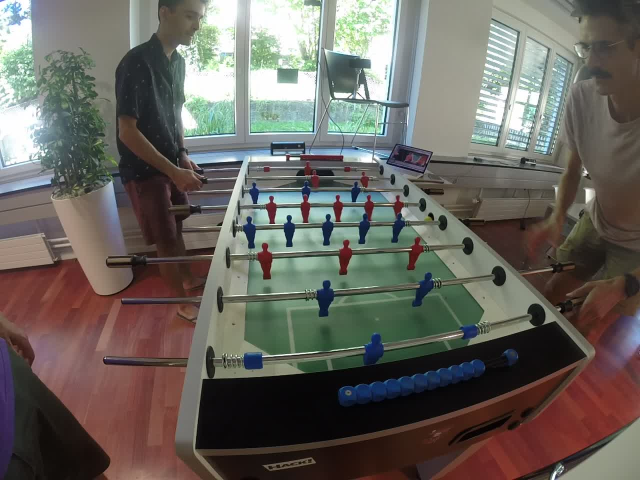
#> input picture raw/images/Lad/GOPRO-LAD-TAKE1-007.jpeg, 1280 x 960 px, given in place of mixed.mp4, which was not available (shown at 1/2 size)
$ python color-detect.py
#> lines starting #> are read from the running program, lines starting #| are printed output that depends on the picture; after the words box and inside, x2 and y2 are one past the last pixel; in counts of white or black regions, pixels touching at a corner belong together; pictures that were not available may be replaced by others from this repository, and a replacement may not be noted
#> further down, frame is the input picture: shape (960, 1280, 3); mean B, G, R 94.2, 100.4, 104.2
# Python code for Multiple Color Detection
# From https://www.geeksforgeeks.org/multiple-color-detection-in-real-time-using-python-opencv/

import numpy as np
import cv2
from timeit import default_timer as timer
from functools import reduce

# Capturing video through webcam
# stream = cv2.VideoCapture('/Users/joao/Desktop/untitled.mov')
stream = cv2.VideoCapture('/Users/joao/Downloads/mixed.mp4')
# stream = cv2.VideoCapture(1)

cv2.namedWindow('stream', cv2.WND_PROP_FULLSCREEN)
# cv2.resizeWindow('stream', 700,700)
cv2.setWindowProperty('stream', cv2.WND_PROP_FULLSCREEN, cv2.WINDOW_FULLSCREEN)

def merge(a, b):
	xa, ya, wa, ha = a
	xb, yb, wb, hb = b
	return (min(xa, xb), ya, max(wa, wb), ha + hb)

def aggregate(rects):
	if len(rects) == 2:
		return rects

	gaps = list(y2 - (y1 + h) for (_, y1, _, h), (_, y2, _, _) in zip(rects, rects[1:]))
	index = gaps.index(max(gaps))
	return [reduce(merge, rects[0:index+1]), reduce(merge, rects[index+1:])]

def render(frame):
	redBoundary = ((50, 312), (170, 820))
	redFrame = frame[redBoundary[0][1]:redBoundary[1][1], redBoundary[0][0]:redBoundary[1][0]]
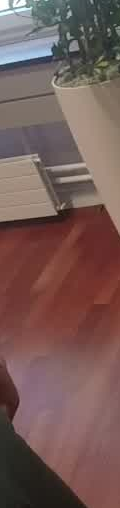
#> redFrame: shape (508, 120, 3); mean B, G, R 86.9, 90.7, 117.2
	cv2.rectangle(frame, (redBoundary[0][0], redBoundary[0][1]), (redBoundary[1][0], redBoundary[1][1]), (255, 255, 255), 1)
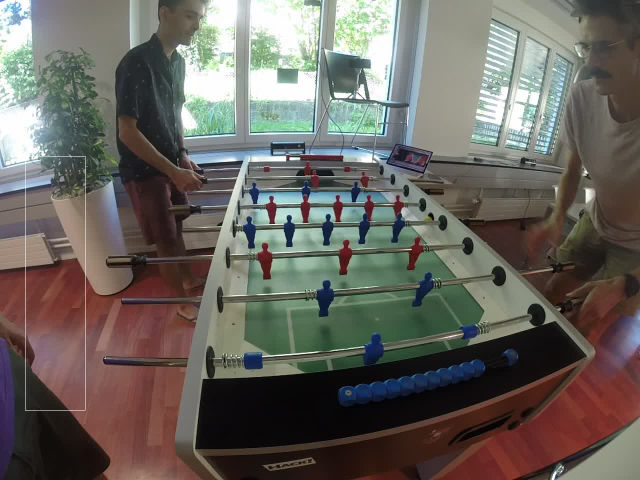
#> frame: shape (960, 1280, 3) (shown at 1/2 size); 0.1% of pixels changed, all inside (x1, y1, x2, y2) = (50, 312, 171, 821)
	redHsvFrame = cv2.cvtColor(redFrame, cv2.COLOR_BGR2HSV)
#> redHsvFrame: shape (508, 120, 3); mean H, S, V 41.1, 75.7, 120.7
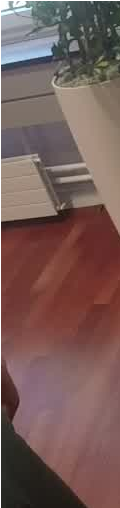
#> redFrame: shape (508, 120, 3); 1.03% of pixels changed, all inside (x1, y1, x2, y2) = (0, 0, 120, 508)

	blueBoundary = ((1650, 318), (1800, 796))
	blueFrame = frame[blueBoundary[0][1]:blueBoundary[1][1], blueBoundary[0][0]:blueBoundary[1][0]]
#> blueFrame = empty array
	cv2.rectangle(frame, (blueBoundary[0][0], blueBoundary[0][1]), (blueBoundary[1][0], blueBoundary[1][1]), (255, 255, 255), 1)
#> (the run stopped early here; a loop or call above may not have finished)

$ run again, on raw/images/Lad/GOPRO-LAD-TAKE1-010.jpeg
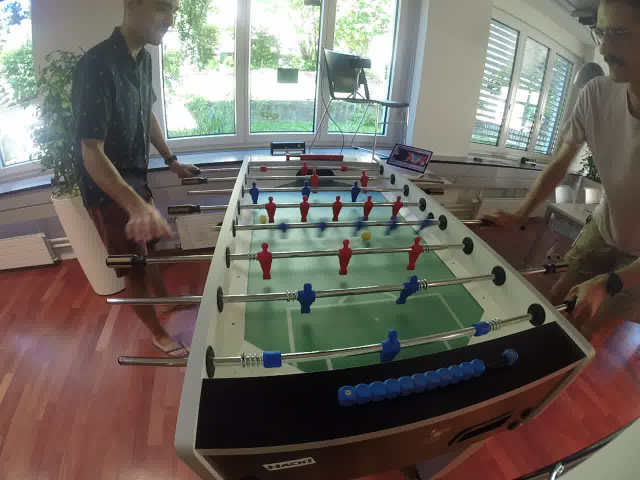
#> input picture raw/images/Lad/GOPRO-LAD-TAKE1-010.jpeg, 1280 x 960 px, given in place of mixed.mp4, which was not available (shown at 1/2 size)
#> frame is the input picture: shape (960, 1280, 3); mean B, G, R 97.3, 104.6, 110
#> in render, `cv2.rectangle(frame, (redBoundary[0][0], redBoundary[0][1]), (redBound..`:
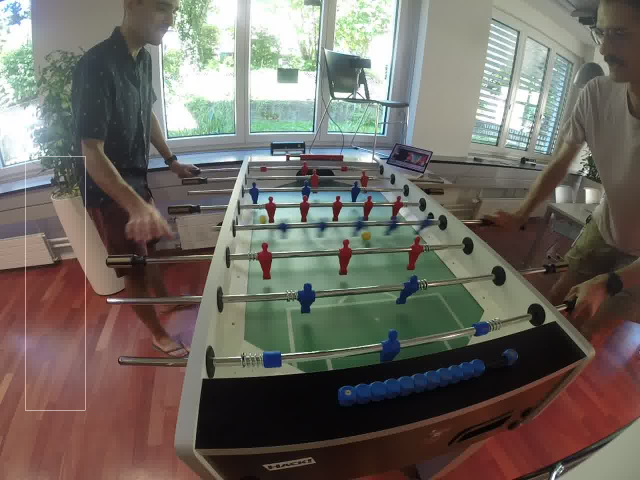
#> frame: shape (960, 1280, 3) (shown at 1/2 size); 0.1% of pixels changed, all inside (x1, y1, x2, y2) = (50, 312, 171, 821)
#> redHsvFrame: shape (508, 120, 3); mean H, S, V 40.9, 78.8, 129.3
#> in render, `redHsvFrame = cv2.cvtColor(redFrame, cv2.COLOR_BGR2HSV)`:
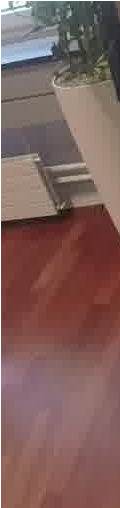
#> redFrame: shape (508, 120, 3); mean B, G, R 93.1, 97.2, 127.6
#> blueFrame = empty array
